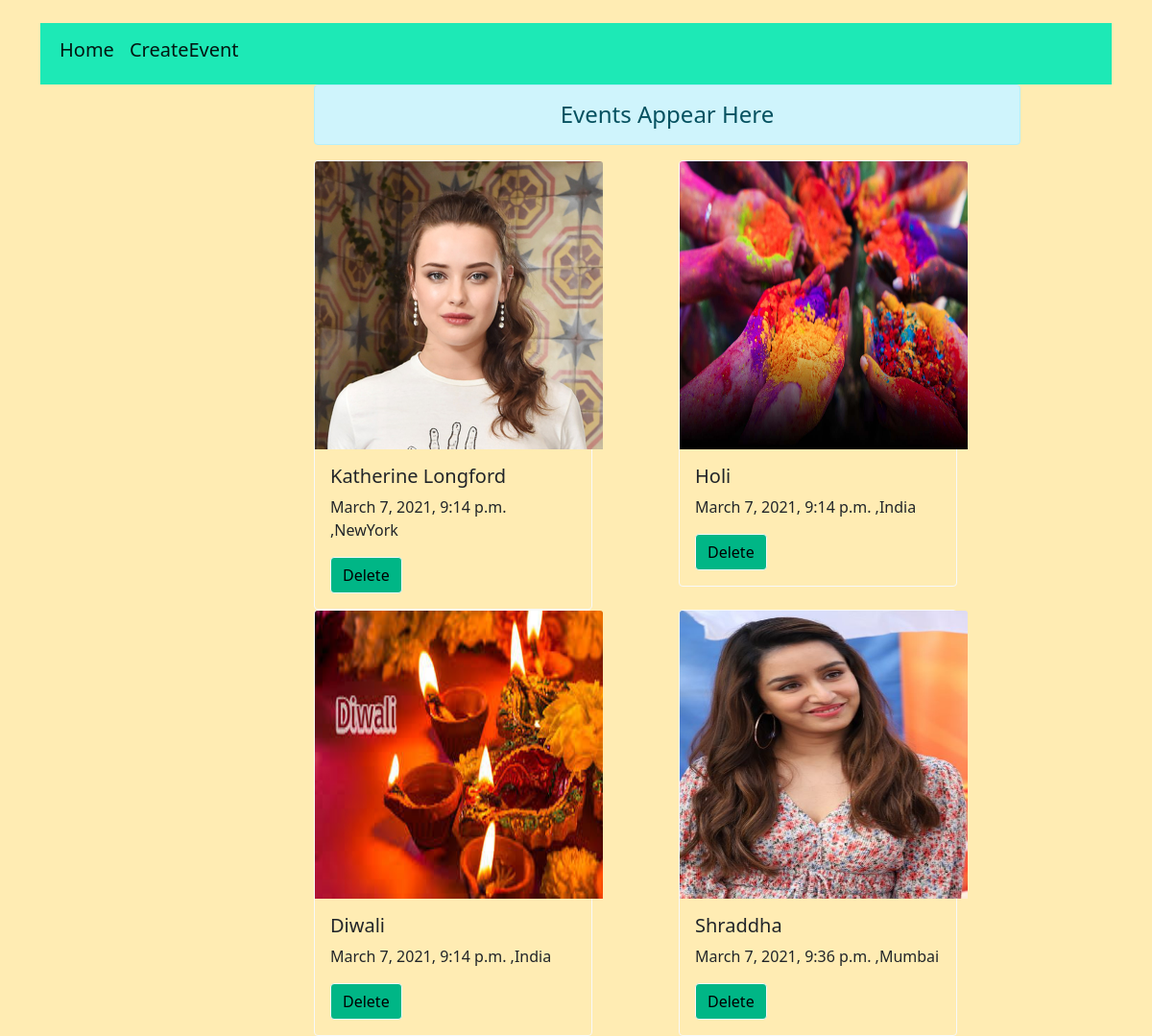
The page / on the database its author committed.
### myapp/models.py (models this page shows, shortened)
class Newuser(models.Model):
    event_name=models.CharField(max_length=200,blank=True)
    image = models.ImageField(upload_to='images/',blank=True)
    location=models.CharField(max_length=200,blank=True)
    date=models.DateTimeField(default=datetime.now(),blank=True)

### myapp/views.py (the view)
# urls.py: 2. Add a URL to urlpatterns:  path('', Home.as_view(), name='home')
class Home(TemplateView):
    def get_context_data(self, **kwargs):
        context = super().get_context_data(**kwargs)
        context['events'] = Newuser.objects.all()
        return context
    template_name = 'myapp/home.html'

### myapp/templates/myapp/home.html (shortened to what this page needs)
<!doctype html>
<html lang="en" xmlns="http://www.w3.org/1999/html">
  <head>
    <link href="https://cdn.jsdelivr.net/npm/bootstrap@5.0.0-beta2/dist/css/bootstrap.min.css" rel="stylesheet">
  </head>
  <body  style="background-color:#ffecb3;">
  <div class="container  mt-4">
        <nav class="navbar navbar-expand-lg navbar-light " style="background-color: #1de9b6;">
          <div class="container-fluid">
            <div class="collapse navbar-collapse " id="navbarSupportedContent ">
              <ul class="navbar-nav me-auto mb-2 mb-lg-0 ">
                <li class="nav-item d-inline">
                  <a class="nav-link active " aria-current="page" href="{% url "home" %}"><h5>Home</h5></a>
                </li>
                <li class="nav-item d-inline">
                  <a class="nav-link active " aria-current="page" href='{% url "create" %}'><h5>CreateEvent</h5></a>
                </li>
                  <li class="nav-item d-inline">
                  <a class="nav-link active" aria-current="page" href="#"><h5></h5></a>
                </li>
              </ul>
            </div>
          </div>
        </nav>
 <div class ="row">
     <div class="col-sm-3">
     </div>
     <div class="col-sm-8">
        <h4 class="text-center alert alert-info">Events Appear Here</h4>
          <div class="card-columns">
              <div class="row">
                 {% for i in events %}
                      <div class="col-sm  ">
                          <div class="card border border-light" style="width: 290px;background-color:#ffecb3;"" >
                              <img src="/media/{{ i.image }}" class="card-img-top " style="width: 300px; height: 300px " alt="...">
                              <div class="card-body" >
                                <h5 class="card-title">{{ i.event_name }}</h5>
                                <p class="card-text">{{ i.date }}    ,{{ i.location }}</p>
                                 <form action="{% url 'delete' i.id %}" method="post">
                                    <input type="submit" class="btn btn-light"
                                           style="background-color:#00b686" value="Delete">
                                  </form>
                              </div>
                          </div>
                      </div>
                 {% endfor %}
              </div>
          </div>
      </div>
  </div>
    </div>
  </body>
</html>

### rows shown on the page
Newuser: image (picture), event_name "Katherine Longford", date "March 7, 2021, 9:14 p.m.", location "NewYork"
Newuser: image (picture), event_name "Holi", date "March 7, 2021, 9:14 p.m.", location "India"
Newuser: image (picture), event_name "Diwali", date "March 7, 2021, 9:14 p.m.", location "India"
Newuser: image (picture), event_name "Shraddha", date "March 7, 2021, 9:36 p.m.", location "Mumbai"
